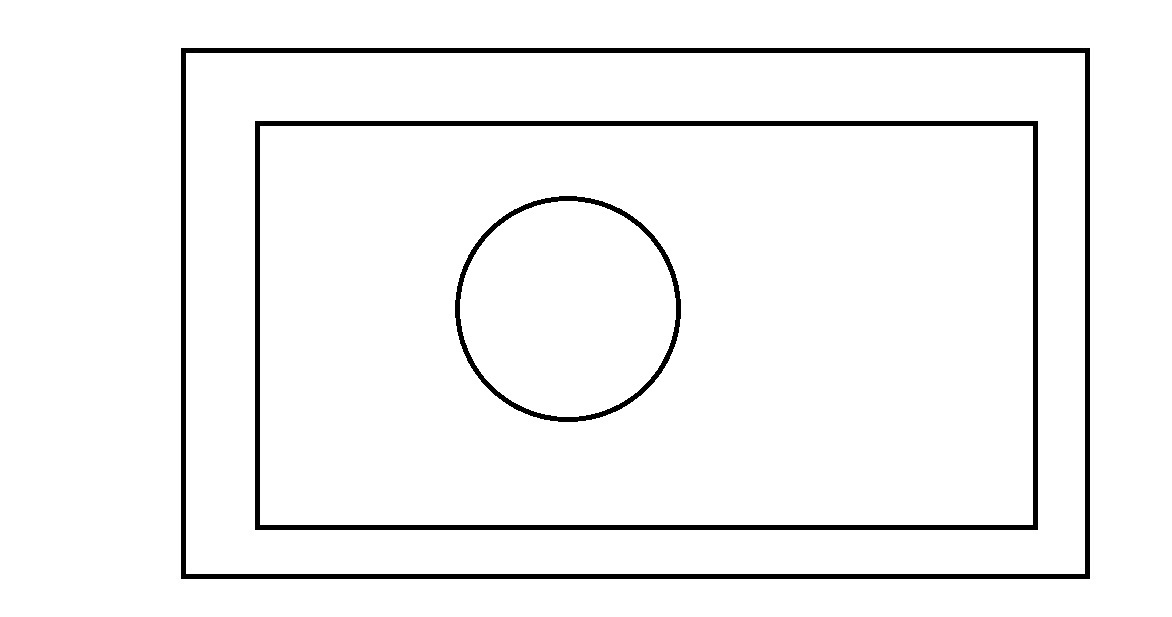
#> input picture test6.jpg, 1172 x 617 px, given in place of test6.png, which was not available
$ python Detect_Circles_Arcs.py
#> lines starting #> are read from the running program, lines starting #| are printed output that depends on the picture; pictures that were not available may be replaced by others from this repository, and a replacement may not be noted
import cv2
import numpy as np


img = cv2.imread('test6.png',0)
#> img is the input picture: shape (617, 1172); min 0, max 255, mean 244.6
#img = cv2.bitwise_not(img)
cv2.imshow("input",img)
img = cv2.medianBlur(img,5)


cimg = cv2.cvtColor(img,cv2.COLOR_GRAY2BGR)

circles = cv2.HoughCircles(img,cv2.HOUGH_GRADIENT,
            1,100,param1=50,param2=30,minRadius=0,maxRadius=0)
#> circles = [[566.5, 308.5, 108.1], [311.5, 177.5, 52.5]]
circles = np.uint16(np.around(circles))
#> circles = [[566, 308, 108], [312, 178, 52]]


for i in circles[0,:1]:

    Find_Right_point = 0
    Find_Left_point = 0
    Find_Up_point = 0
    Find_Down_point = 0

    #Getting The Centre
    x = i[0]
    y = i[1]


    #Getting The Radius
    r = i[2]
    #print(x,y,r)
    h = img[y][x]
    #draw the outer circle
    cv2.circle(cimg,(i[0],i[1]),i[2],(0,255,0),2)

    #draw the center of the circle
    cv2.circle(cimg,(i[0],i[1]),2,(0,0,255),3)


    # print(img.shape)  # (y= 784, x= 549)
    for i in range (0,12):
         #print(x,r)
         index = x+r-5+i
         value_1 = img[y+5][index]
         value_2 = img[y-5][index]
         if h != value_1 or h != value_2 :
             Find_Right_point = 1

         index = x - r - 5 + i
         value_1 = img[y+5][index]
         value_2 = img[y-5][index]
         if h != value_1 or h != value_2:
             Find_Left_point = 1

         index = y+r-5+i
         value_1 = img[index][x-5]
         value_2 = img[index][x+5]
         if h != value_1 or h != value_2:
             Find_Down_point = 1

         index = y - r - 5 + i
         value_1 = img[index][x-5]
         value_2 = img[index][x+5]
         if h != value_1 or h != value_2:
             Find_Up_point = 1


    Decision = str(Find_Right_point)+str(Find_Left_point)+str(Find_Up_point)+str(Find_Down_point)
    #print(Decision)
    if Decision == '1011':
        print('right Half Circle')
    elif Decision == '0111':
        print('Left Half Circle')
    elif Decision == '1110':
        print('Up Half circle')
    elif Decision == '1101':
        print('Down Half circle')
    else:
        print('Full circle')
#> this loop made 1 pass
#> (x, y, r, h) on pass 1: (566, 308, 108, 255)
#| Full circle
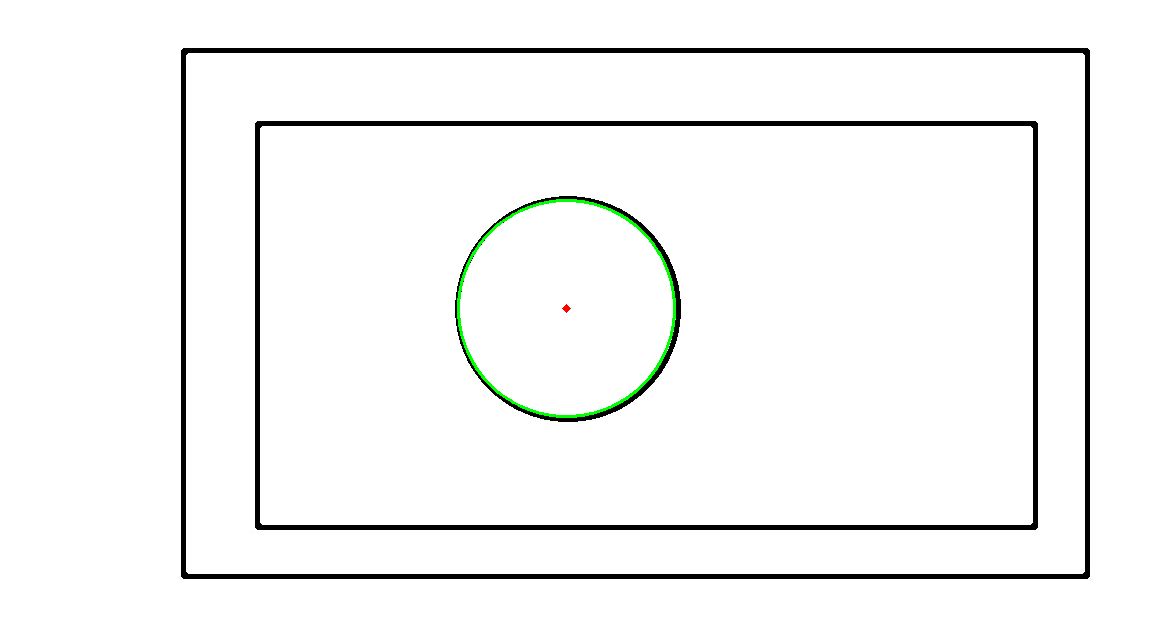
#> cimg: shape (617, 1172, 3); mean B, G, R 244.2, 244.9, 244.2


cv2.imshow('detected circles',cimg)
#cv2.imshow('partion',img[x+r-10:x+r][y-2])
cv2.waitKey()

$ run again, with test10.jpg copied over test6.jpg
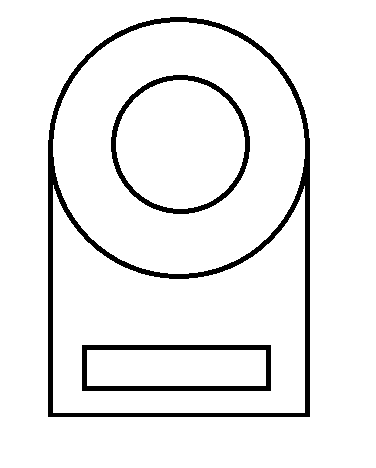
#> input picture test10.jpg, 376 x 468 px, given in place of test6.png, which was not available
#> `circles = cv2.HoughCircles(img,cv2.HOUGH_GRADIENT, 1,100,param1=50,par..`: circles = [[178.5, 147.5, 130.9], [97.5, 218.5, 46.3]]
#> `circles = np.uint16(np.around(circles))`: circles = [[178, 148, 131], [98, 218, 46]]
#> the loop `for i in circles[0,:1]: ` made 1 pass
#> (x, y, r, h) on pass 1: (178, 148, 131, 255)
#> (printed output is left out)
#> after the loop `for i in circles[0,:1]:`:
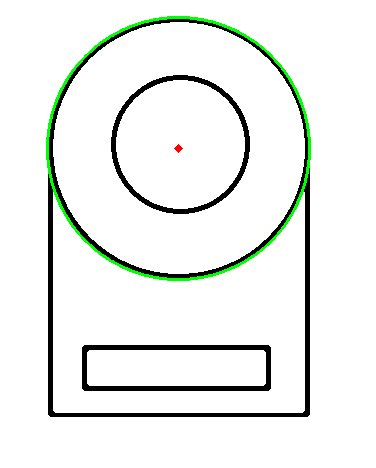
#> cimg: shape (468, 376, 3); mean B, G, R 236.1, 239.5, 236.1
